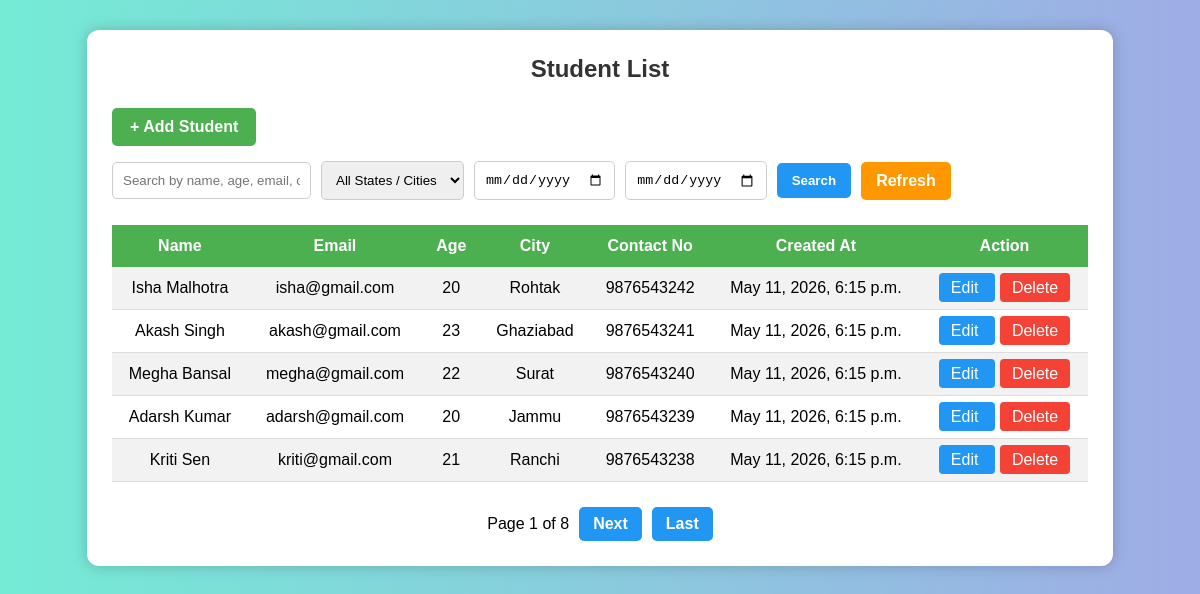
The page /students/ on the database its author committed.
### advance_crud/models.py (models this page shows, shortened)
class Student(models.Model):
    name = models.CharField(
        max_length=100,
        blank=True,
        null=True
    )
    email = models.EmailField(blank=True,null=True)
    age = models.IntegerField( blank=True,null=True)
    city = models.CharField(max_length=100, blank=True, null=True)
    contact_no = models.CharField(max_length=10,blank=True,null=True)
    created_at = models.DateTimeField(auto_now_add=True,blank=True,null=True)

### advance_crud/views.py (the view, shortened to what this page needs)
# urls.py: path('students/', views.student_list, name='student_list'),
def student_list(request):
    search = request.GET.get('search')
    city_filter = request.GET.get('city')
    from_date = request.GET.get('from_date')
    to_date = request.GET.get('to_date')
    students = Student.objects.all().order_by('-id')
    if city_filter:
        students = students.filter(
            city__iexact=city_filter
        )
    if from_date and to_date:
        students = students.filter(
            created_at__date__range=[from_date, to_date]
        )
    paginator = Paginator(students, 5)
    page_number = request.GET.get('page')
    students = paginator.get_page(page_number)
    return render(request, 'student_list.html', {
        'students': students
    })

### advance_crud/templates/student_list.html (shortened to what this page needs)
<!DOCTYPE html>
<html lang="en">
<head>
</head>
<body>
<div class="container">
    <h2>Student List</h2>
    <div class="top-bar">
        <a href="{% url 'student_create' %}" class="add-btn">
            + Add Student
        </a>
        <form method="GET" class="search-box">
            <input
                type="text"
                name="search"
                placeholder="Search by name, age, email, city"
                value="{{ request.GET.search }}"
            >
            <select name="city">
                <option value="">All States / Cities</option>
            </select>
            <input
                type="date"
                name="from_date"
                placeholder="From Date"
            >
            <input
                type="date"
                name="to_date"
                placeholder="Today"
            >
            <button type="submit" class="search-btn">
                Search
            </button>
            <a href="{% url 'student_list' %}" class="refresh-btn">
                Refresh
            </a>
        </form>
    </div>
    <table>
        <tr>
            <th>Name</th>
            <th>Email</th>
            <th>Age</th>
            <th>City</th>
            <th>Contact No</th>
            <th>Created At</th>
            <th>Action</th>
        </tr>
        {% for student in students %}
        <tr>
            <td>{{ student.name }}</td>
            <td>{{ student.email }}</td>
            <td>{{ student.age }}</td>
            <td>{{ student.city }}</td>
            <td>{{ student.contact_no }}</td>
            <td>{{ student.created_at }}</td>
            <td>
                <a href="{% url 'student_update' student.id %}" class="edit-btn">
                    Edit
                </a>
                <a href="{% url 'student_delete' student.id %}" class="delete-btn">
                    Delete
                </a>
            </td>
        </tr>
        {% empty %}
        <tr>
            <td colspan="7" class="no-data">
                No Student Found
            </td>
        </tr>
        {% endfor %}
    </table>
    <div class="pagination">
        <span>
            Page {{ students.number }} of {{ students.paginator.num_pages }}
        </span>
        {% if students.has_next %}
            <a href="?page={{ students.next_page_number }}" class="page-btn">
                Next
            </a>
            <a href="?page={{ students.paginator.num_pages }}" class="page-btn">
                Last
            </a>
        {% endif %}
    </div>
</div>
</body>
</html>

### advance_crud/templates/student_list.html (style rules this page uses)
* { margin: 0; padding: 0; box-sizing: border-box; }
body { font-family: Arial, sans-serif; background: linear-gradient(to right, #74ebd5, #9face6); min-height: 100vh; padding: 30px; }
.container { width: 90%; margin: auto; background: white; padding: 25px; border-radius: 12px; box-shadow: 0px 0px 15px rgba(0,0,0,0.2); }
h2 { text-align: center; margin-bottom: 25px; color: #333; }
.top-bar { display: flex; justify-content: space-between; align-items: center; flex-wrap: wrap; gap: 15px; margin-bottom: 25px; }
.add-btn { background: #4CAF50; color: white; text-decoration: none; padding: 10px 18px; border-radius: 5px; font-weight: bold; }
.search-box { display: flex; gap: 10px; flex-wrap: wrap; align-items: center; }
.search-box input, .search-box select { padding: 10px; border: 1px solid #ccc; border-radius: 5px; outline: none; }
.search-btn { padding: 10px 15px; border: none; background: #2196F3; color: white; border-radius: 5px; cursor: pointer; font-weight: bold; }
.refresh-btn { padding: 10px 15px; background: #ff9800; color: white; text-decoration: none; border-radius: 5px; font-weight: bold; }
table { width: 100%; border-collapse: collapse; margin-top: 20px; }
th { background: #4CAF50; color: white; padding: 12px; text-align: center; }
td { padding: 12px; text-align: center; border-bottom: 1px solid #ddd; }
tr:nth-child(even) { background: #f2f2f2; }
.edit-btn { background: #2196F3; color: white; padding: 6px 12px; text-decoration: none; border-radius: 4px; margin-right: 5px; }
.delete-btn { background: #f44336; color: white; padding: 6px 12px; text-decoration: none; border-radius: 4px; }
.pagination { margin-top: 25px; display: flex; justify-content: center; align-items: center; gap: 10px; flex-wrap: wrap; }
.page-btn { background: #2196F3; color: white; text-decoration: none; padding: 8px 14px; border-radius: 5px; font-weight: bold; }

### rows shown on the page
Student: name "Isha Malhotra", email "isha@gmail.com", age "20", city "Rohtak", contact_no "9876543242", created_at "May 11, 2026, 6:15 p.m."
Student: name "Akash Singh", email "akash@gmail.com", age "23", city "Ghaziabad", contact_no "9876543241", created_at "May 11, 2026, 6:15 p.m."
Student: name "Megha Bansal", email "megha@gmail.com", age "22", city "Surat", contact_no "9876543240", created_at "May 11, 2026, 6:15 p.m."
Student: name "Adarsh Kumar", email "adarsh@gmail.com", age "20", city "Jammu", contact_no "9876543239", created_at "May 11, 2026, 6:15 p.m."
Student: name "Kriti Sen", email "kriti@gmail.com", age "21", city "Ranchi", contact_no "9876543238", created_at "May 11, 2026, 6:15 p.m."

### other values the page prints
{{ students.number }} "1"
{{ students.paginator.num_pages }} "8"
